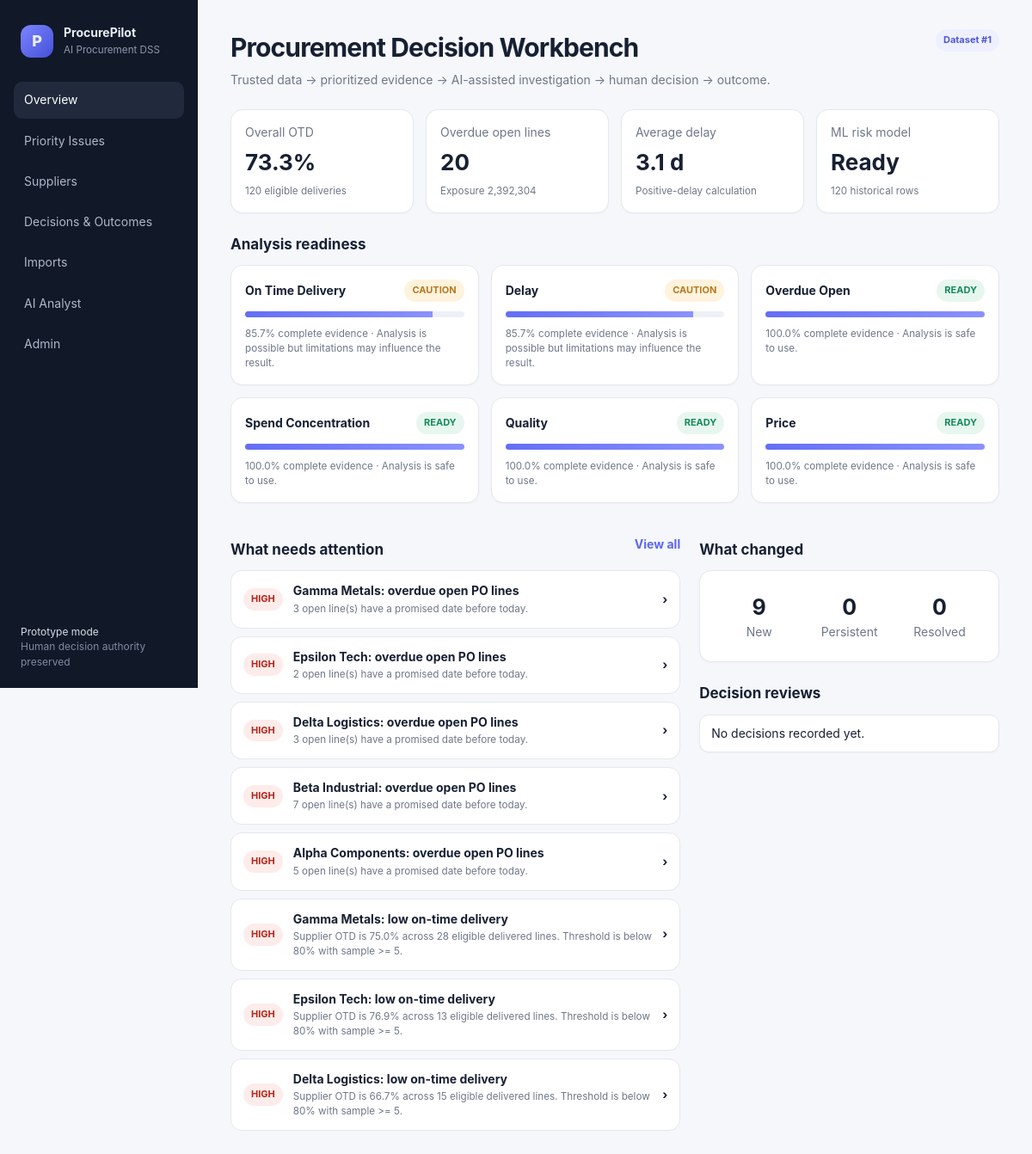
The page / on the database its author committed.
### tables this page shows
CREATE TABLE exceptions (
            id INTEGER PRIMARY KEY AUTOINCREMENT,
            import_id INTEGER NOT NULL,
            rule_code TEXT NOT NULL,
            severity TEXT NOT NULL,
            title TEXT NOT NULL,
            entity_type TEXT NOT NULL,
            entity_id TEXT NOT NULL,
            explanation TEXT NOT NULL,
            impact_json TEXT NOT NULL,
            evidence_json TEXT NOT NULL,
            status TEXT NOT NULL DEFAULT 'OPEN',
            created_at TEXT NOT NULL
        );

### app/main.py (the view)
@app.get("/", response_class=HTMLResponse)
def overview(request: Request):
    imp=latest_import_id()
    context={"request":request,"page":"overview","import_id":imp}
    if imp:
        rec=import_record(imp); con=db()
        context.update({"import":dict(rec),"readiness":json.loads(rec["readiness_json"]),"kpi":json.loads(rec["kpi_json"]),"model":json.loads(rec["model_json"]),
            "exceptions":[dict(r) for r in con.execute("SELECT * FROM exceptions WHERE import_id=? ORDER BY CASE severity WHEN 'CRITICAL' THEN 1 WHEN 'HIGH' THEN 2 WHEN 'MEDIUM' THEN 3 ELSE 4 END,id DESC LIMIT 8",(imp,)).fetchall()],
            "decisions":[dict(r) for r in con.execute("SELECT * FROM decisions ORDER BY id DESC LIMIT 6").fetchall()],"changes":changes_for(imp)})
        con.close()
    return templates.TemplateResponse("index.html",context)

### app/templates/index.html
{% extends 'base.html' %}{% block content %}
<div class="top"><div><h1>Procurement Decision Workbench</h1><p>Trusted data → prioritized evidence → AI-assisted investigation → human decision → outcome.</p></div>{% if import_id %}<span class="pill">Dataset #{{import_id}}</span>{% endif %}</div>
{% if not import_id %}<div class="empty"><h2>No dataset loaded</h2><p>Load the included demo dataset or upload your own CSV/XLSX export.</p><a class="btn" href="/imports">Go to Imports</a></div>{% else %}
<div class="grid4">
<div class="card metric"><span>Overall OTD</span><strong>{{kpi.get('overall_otd','—')}}{% if kpi.get('overall_otd') is not none %}%{% endif %}</strong><small>{{kpi.get('otd_sample',0)}} eligible deliveries</small></div>
<div class="card metric"><span>Overdue open lines</span><strong>{{kpi.get('overdue_lines',0)}}</strong><small>Exposure {{'{:,.0f}'.format(kpi.get('overdue_exposure',0))}}</small></div>
<div class="card metric"><span>Average delay</span><strong>{{kpi.get('avg_positive_delay','—')}} d</strong><small>Positive-delay calculation</small></div>
<div class="card metric"><span>ML risk model</span><strong>{{'Ready' if model.get('status')=='READY' else 'Unavailable'}}</strong><small>{% if model.get('status')=='READY' %}{{model.get('training_rows')}} historical rows{% else %}Needs richer history{% endif %}</small></div>
</div>
<h2>Analysis readiness</h2><div class="grid3">{% for name,r in readiness.items() %}<div class="card"><div class="row"><strong>{{name.replace('_',' ').title()}}</strong><span class="badge {{r.status|lower}}">{{r.status}}</span></div><div class="progress"><i style="width:{{r.coverage}}%"></i></div><small>{{r.coverage}}% complete evidence · {{r.message}}</small></div>{% endfor %}</div>
<div class="split"><section><div class="section-head"><h2>What needs attention</h2><a href="/issues">View all</a></div>{% for e in exceptions %}<a class="issue" href="/issues/{{e.id}}"><span class="sev {{e.severity|lower}}">{{e.severity}}</span><div><strong>{{e.title}}</strong><small>{{e.explanation}}</small></div><b>›</b></a>{% else %}<div class="card">No active issues detected.</div>{% endfor %}</section>
<section><div class="section-head"><h2>What changed</h2></div><div class="card change"><div><strong>{{changes.new|length}}</strong><span>New</span></div><div><strong>{{changes.persistent|length}}</strong><span>Persistent</span></div><div><strong>{{changes.resolved|length}}</strong><span>Resolved</span></div></div>
<h2>Decision reviews</h2>{% for d in decisions %}<div class="card mini"><strong>{{d.decision_text}}</strong><small>{{d.status}}{% if d.outcome_status %} · {{d.outcome_status}}{% endif %}</small></div>{% else %}<div class="card mini">No decisions recorded yet.</div>{% endfor %}</section></div>
{% endif %}{% endblock %}

### app/templates/base.html
<!doctype html><html><head><meta charset="utf-8"><meta name="viewport" content="width=device-width,initial-scale=1"><title>ProcurePilot</title><link rel="stylesheet" href="/static/app.css"></head><body>
<div class="layout"><aside><div class="brand"><div class="logo">P</div><div><strong>ProcurePilot</strong><small>AI Procurement DSS</small></div></div><nav>
<a class="{{'active' if page=='overview' else ''}}" href="/">Overview</a>
<a class="{{'active' if page=='issues' else ''}}" href="/issues">Priority Issues</a>
<a class="{{'active' if page=='suppliers' else ''}}" href="/suppliers">Suppliers</a>
<a class="{{'active' if page=='decisions' else ''}}" href="/decisions">Decisions & Outcomes</a>
<a class="{{'active' if page=='imports' else ''}}" href="/imports">Imports</a>
<a class="{{'active' if page=='ai' else ''}}" href="/ai">AI Analyst</a>
<a class="{{'active' if page=='admin' else ''}}" href="/admin">Admin</a>
</nav><div class="aside-note">Prototype mode<br><span>Human decision authority preserved</span></div></aside>
<main>{% block content %}{% endblock %}</main></div>
<script src="/static/app.js"></script></body></html>

### app/static/app.css (style rules this page uses)
:root { --bg:#f5f7fb;--ink:#172033;--muted:#6e7788;--line:#e4e8f0;--nav:#111827;--accent:#5b67f1;--good:#138a5b;--warn:#b7791f;--bad:#b42318;--card:#fff }
* { box-sizing:border-box }
body { margin:0;font:14px/1.45 Inter,ui-sans-serif,system-ui,-apple-system,BlinkMacSystemFont,"Segoe UI",sans-serif;background:var(--bg);color:var(--ink) }
a { color:inherit;text-decoration:none }
.layout { display:grid;grid-template-columns:230px 1fr;min-height:100vh }
aside { background:var(--nav);color:#e9eef8;padding:24px 16px;position:sticky;top:0;height:100vh }
.brand { display:flex;gap:12px;align-items:center;margin:4px 8px 28px }
.brand small { display:block;color:#8e99ac;margin-top:2px }
.logo { width:38px;height:38px;border-radius:12px;display:grid;place-items:center;background:linear-gradient(135deg,#7c84ff,#4451d8);font-weight:800;font-size:18px }
nav { display:grid;gap:5px }
nav a { padding:11px 12px;border-radius:10px;color:#adb8ca }
nav a:hover,nav a.active { background:#202a3c;color:white }
.aside-note { position:absolute;bottom:22px;left:24px;color:#d7deea;font-size:12px }
.aside-note span { color:#7f8ba0 }
main { padding:34px 38px;max-width:1500px;width:100% }
.top { display:flex;justify-content:space-between;align-items:flex-start;gap:20px;margin-bottom:24px }
.top h1 { font-size:30px;margin:0 0 5px;letter-spacing:-.03em }
.top p { margin:0;color:var(--muted);max-width:820px }
.pill,.badge,.sev { display:inline-flex;align-items:center;border-radius:999px;padding:5px 9px;font-size:11px;font-weight:700;white-space:nowrap }
.pill { background:#eef0ff;color:#4e58cf }
.card { background:var(--card);border:1px solid var(--line);border-radius:14px;padding:16px;box-shadow:0 1px 2px rgba(16,24,40,.03) }
.grid4 { display:grid;grid-template-columns:repeat(4,1fr);gap:14px }
.grid3 { display:grid;grid-template-columns:repeat(3,1fr);gap:14px }
.metric span { color:var(--muted);display:block }
.metric strong { font-size:26px;display:block;margin:6px 0 }
.metric small,.card small { color:var(--muted);display:block }
.split { display:grid;grid-template-columns:1.35fr .9fr;gap:22px;margin-top:18px }
h2 { font-size:17px;margin:24px 0 12px }
.section-head { display:flex;justify-content:space-between;align-items:center }
.section-head a { color:var(--accent);font-weight:700 }
.row { display:flex;align-items:center;justify-content:space-between;gap:10px }
.badge.ready { background:#e7f7ef;color:var(--good) }
.badge.caution { background:#fff3dd;color:var(--warn) }
.sev.high { background:#fdecea;color:var(--bad) }
.progress { height:7px;background:#edf0f4;border-radius:99px;overflow:hidden;margin:11px 0 }
.progress i { display:block;height:100%;background:linear-gradient(90deg,#646ef5,#8a92ff) }
.issue { display:grid;grid-template-columns:auto 1fr auto;gap:12px;align-items:center;background:#fff;border:1px solid var(--line);padding:13px 14px;border-radius:13px;margin-bottom:9px;transition:.15s }
.issue strong,.issue small,.issue em { display:block }
.issue small { color:var(--muted);margin-top:2px }
.change { display:grid;grid-template-columns:repeat(3,1fr);text-align:center }
.change div { padding:8px }
.change strong { font-size:25px;display:block }
.change span { color:var(--muted) }
.mini { background:white;border:1px solid var(--line);border-radius:11px;padding:11px 13px;margin-bottom:8px }

### rows shown on the page
exceptions: severity "HIGH", title "Gamma Metals: overdue open PO lines", explanation "3 open line(s) have a promised date before today."
exceptions: severity "HIGH", title "Epsilon Tech: overdue open PO lines", explanation "2 open line(s) have a promised date before today."
exceptions: severity "HIGH", title "Delta Logistics: overdue open PO lines", explanation "3 open line(s) have a promised date before today."
exceptions: severity "HIGH", title "Beta Industrial: overdue open PO lines", explanation "7 open line(s) have a promised date before today."
exceptions: severity "HIGH", title "Alpha Components: overdue open PO lines", explanation "5 open line(s) have a promised date before today."
exceptions: severity "HIGH", title "Gamma Metals: low on-time delivery", explanation "Supplier OTD is 75.0% across 28 eligible delivered lines. Threshold is below 80% with sample >= 5."
exceptions: severity "HIGH", title "Epsilon Tech: low on-time delivery", explanation "Supplier OTD is 76.9% across 13 eligible delivered lines. Threshold is below 80% with sample >= 5."
exceptions: severity "HIGH", title "Delta Logistics: low on-time delivery", explanation "Supplier OTD is 66.7% across 15 eligible delivered lines. Threshold is below 80% with sample >= 5."

### other values the page prints
{{ import_id }} "1"
{{ kpi.get('overall_otd','—') }} "73.3"
{{ kpi.get('otd_sample',0) }} "120"
{{ kpi.get('overdue_lines',0) }} "20"
{{ '{:,.0f}'.format(kpi.get('overdue_exposure',0)) }} "2,392,304"
{{ kpi.get('avg_positive_delay','—') }} "3.1"
{{ 'Ready' if model.get('status')=='READY' else 'Unavailable' }} "Ready"
{{ model.get('training_rows') }} "120"
{{ name.replace('_',' ').title() }} "On Time Delivery" "Delay" "Overdue Open" "Spend Concentration" "Quality" "Price"
{{ r.status }} "CAUTION" "CAUTION" "READY" "READY" "READY" "READY"
{{ r.coverage }} "85.7" "85.7" "100.0" "100.0" "100.0" "100.0"
{{ r.message }} "Analysis is possible but limitations may influence the result." "Analysis is possible but limitations may influence the result." "Analysis is safe to use." "Analysis is safe to use." "Analysis is safe to use." "Analysis is safe to use."
{{ changes.new|length }} "9"
{{ changes.persistent|length }} "0"
{{ changes.resolved|length }} "0"
